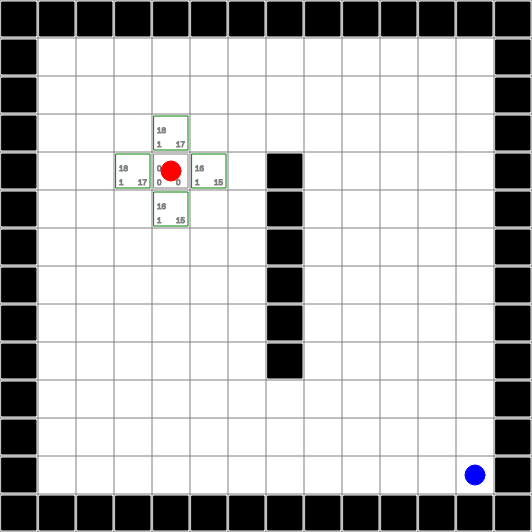
Frame 1 (no input)
Frame 60 (no input): identical to frame 1, image omitted
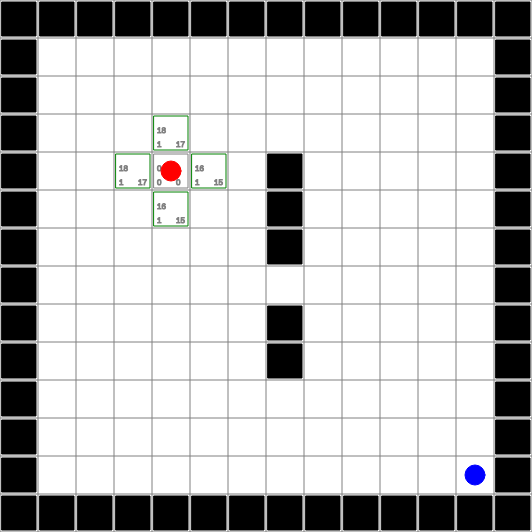
Frame 120 (the mouse pressed at the canvas centre since frame 60)

The p5.js sketch that drew these frames (run headless with seeded random() and noise() and a simulated clock; from frame 60 on, the mouse is pressed at the canvas centre):

// p5.js sketch
// ── sketch.js


// https://www.cnblogs.com/zhoug2020/p/3468167.html

timer = 0;

running = false;

function start() {
  GameBoard.instance.layout.reset();
  target =  new IconBlock(12,12);
  target.color = 'blue';
  player =  new Player(4,4);


  // player.findPath();
}

function setup() {
  GameBoard.instance.setup();
  start();
}

function draw() {
  background('white');
  GameBoard.instance.draw();

  player.draw();
  target.draw();

    if(!running) {
        return ;
      }
  //到达终点
  if(player.x == target.x && player.y == target.y){
        running = false;
        //开始回溯，标记出最短轨迹
        trace_back();
    }


  timer+=deltaTime/1000;
  if(timer > .1){
      player.findPath();

    timer = 0;
  }

}

function trace_back() {
   let block = GameBoard.instance.layout.cells[target.x][target.y];
   while(block.prev_trace != null){
    print(block.x+':'+block.y);
    block = block.prev_trace;
    block.is_path = true;
   }
}

function  keyPressed() {
    if ( keyCode == 32){
      running = !running;
    }

    //'s' 输出layout
    if (keyCode == 83) {
    }

  //'r' 重置
    if (keyCode == 82) {
      start();
    }
}

function mousePressed() {
  let size = GameBoard.instance.layout.getSize();
  let x = int(mouseX / GameBoard.instance.layout.cell_size);
  let y = int(mouseY / GameBoard.instance.layout.cell_size);
  print(x+':'+y);
  GameBoard.instance.layout.addOrRemoveBrick(x,y);
  // 'a' 添加brick
    if (keyCode == 65) {
      GameBoard.instance.layout.addBrick(x,y);
    }

    // 'b' 删除brick
    if (keyCode == 66) {
      GameBoard.instance.layout.removeBrick(x,y);
    }
}


// ── block.js


class BlockIndex{
    constructor(x,y){
        this.x = x;
        this.y = y;
    }
}
// 游戏块
class Block{
  constructor(x,y){
    this.x = x;
    this.y = y;

    this.layout = GameBoard.instance.layout;
    this.border_color = 'blue';
  }


  draw(){
  }
}

UNKNOWN = 0;
OPEN = 2;
CLOSE = 1;
// TRACE = 3; //已经是轨迹点了

class PathBlock extends Block{
  constructor(x,y){
    super(x,y);
    this.reset();
    this.prev_trace = null; // 寻路过程中关联轨迹上前一个块


  }

  reset(){
    this.type = UNKNOWN;
    this.border_color = 'green';
    this.trace = false;
    this.F = 0;
    this.G = 0;
    this.H = 0;
    //F（方块的和值）：左上角
    // G（从A点到方块的移动量）：左下角
    // H（从方块到B点的估算移动量): 右下角
    this.target = null;
    this.is_path = false; // 是否是最短路径上的点
  }

  setTarget(block){
    this.target = block;
  }

  distanceManhattan(x,y){
    let dist = abs(x - this.x) + abs(y - this.y);
    return dist;
  }

  update(){
    this.H = this.distanceManhattan(target.x,target.y);
    // this.G = this.distanceManhattan(player.start_x,player.start_y);
    this.F = this.H + this.G;
  }

  draw(){
    if(this.type == UNKNOWN){
      return;
    }
    push();
    noFill();
    rectMode(CENTER);
    if( this.type == CLOSE){
      this.border_color = 'grey';
    }else{
      this.border_color = 'green';
    }
    stroke(this.border_color);
    // strokeWeight(3);
    let x = this.layout.cell_size * this.x + this.layout.cell_size/2;
    let y = this.layout.cell_size * this.y + this.layout.cell_size/2;
    rect(x,y,this.layout.cell_size-4,this.layout.cell_size-4);
    if( this.trace) {
      fill('red');
      circle(x, y, 10);
    }
    if( this.is_path ){
        fill('green');
        circle(x, y, 20);
    }
    textSize(8);
    stroke('grey');
    fill('grey');
    text(""+this.F,x+5 - this.layout.cell_size/2,y);
    text(""+this.G,x+5 - this.layout.cell_size/2,y+this.layout.cell_size/2 - 5);
    text(""+this.H,x+5 ,y+this.layout.cell_size/2 -5) ;
    pop();
  }
}

//砖块，障碍
class Brick extends Block{
  constructor(x,y){
    super(x,y);
  }

  draw(){
    push();
    fill('black');
    rectMode(CENTER);
    let x = this.layout.cell_size * this.x + this.layout.cell_size/2;
    let y = this.layout.cell_size * this.y + this.layout.cell_size/2;
    rect(x,y,this.layout.cell_size-4,this.layout.cell_size-4);
    pop();
  }
}

class IconBlock extends PathBlock{
  constructor(x,y){
    super(x,y);
    this.color = 'red';
    this.border_color = 'red';
  }

  draw(){
    super.draw();
    push();
    stroke(this.color);
    fill(this.color);
    let x = this.layout.cell_size * this.x + this.layout.cell_size/2;
    let y = this.layout.cell_size * this.y + this.layout.cell_size/2;
    circle(x,y,20);
    pop();
  }
}

// ── board.js
class Layout{
  constructor(){
    this.cols = 14;
    this.rows = 14 ;
    this.cell_size = 38; // 网格单元大小
    this.bricks = [];

    this.blocks = [];
  }

  getSize(){
    return {w:this.cols* this.cell_size,h:this.rows * this.cell_size};

  }

  draw(){
    push();
    stroke('grey');
    for(let r=0;r<=this.rows;r++){
      line(0,r*this.cell_size,this.cols*this.cell_size,r*this.cell_size);
    }
    for(let c=0;c<=this.cols;c++){
      line(c*this.cell_size,0,c*this.cell_size,this.cell_size*this.rows);
    }

    //网格编号
    for(let c = 0; c< this.cols;c++){
      for(let r = 0; r< this.rows;r++){
        let x = r * this.cell_size ; //+ this.cell_size/2;
        let y = c * this.cell_size + this.cell_size/2;
        // text(r+','+c,x,y);
      }
    }
    pop();

    for(let c=0;c< this.cols ; c++){
      for(let r=0;r<this.rows ; r++){
        let block  = this.cells[c][r];
        //if(block!= undefined) {
          block.draw();
        //}
          if( block instanceof Player){
            print('player draw..');
          }
      }

    }
  }

  init(){
    this.cells = new Array(this.cols);
    for(let n=0;n<this.cols;n++){
      this.cells[n] = new Array(this.rows);
      for(let m=0;m< this.rows;m++){
        this.cells[n][m] = new PathBlock(n,m);

      }
    }
    // 一圈围墙
    for(let x=0;x < this.cols;x++){
      this.cells[x][0] = new Brick(x,0); // top
       this.cells[x][this.rows-1] = new Brick(x,this.rows-1); // bottom
    }
    //
    for(let y=0;y < this.rows;y++){
      this.cells[0][y] = new Brick(0,y);
      this.cells[this.cols-1][y] = new Brick(this.cols-1,y);
    }
    //
    // 中间一道竖隔墙
     for(let y=4;y < this.rows-4;y++){
      this.cells[this.cols/2][y] = new Brick(this.cols/2,y);
    }

    for(let y=4;y < this.rows;y++){
      // this.cells[this.cols/2][y] = new Brick(this.cols/2,y);
    }
  }

  reset(){
  // 清除 PathBlock的属性值
    for(let n=0;n<this.cols;n++){

      for(let m=0;m< this.rows;m++){
        let block = this.cells[n][m] ;
        if( block instanceof PathBlock){
            block.reset();
        }

      }
    }

  }


  addBlock(block){
    this.cells[block.y][block.x] = block;
  }

  addBrick(x,y){
    this.cells[x][y] = new Brick(x,y);
  }

  removeBrick(x,y){
    this.cells[x][y] = new PathBlock(x,y);
  }

  addOrRemoveBrick(x,y){
    let block =  this.cells[x][y] ;
    if( block instanceof PathBlock){
      this.addBrick(x,y);
    }
    if(block instanceof Brick){
      this.removeBrick(x,y);
    }
  }
}

//游戏网格盘
class GameBoard{
  constructor(cfgs) {
    this.cfgs = cfgs;
    this.blocks = [];
  }
  init(){
    return this;
  }

  addBlock(block){
    this.layout.addBlock(block);
    return block;
  }

  loadLayout(layout){
    this.layout = layout;
    layout.init();
  }

  setup(){
    let w,h;
    w = this.layout.cols * this.layout.cell_size;
    h = this.layout.rows * this.layout.cell_size;
    createCanvas(w,h);
  }

  draw(){
    this.layout.draw();

  }
}

GameBoard.instance = new GameBoard().init();
GameBoard.instance.loadLayout(new Layout());

// ── player.js
class Player extends IconBlock{
  constructor(x,y){
    super(x,y);
    this.open = []; // 开路
    this.close = [] ; // 碰撞或已走过的路
    // this.move(x,y);
    this.target = null;

    this.start_x = x; //开始的 x,y 位置
    this.start_y = y;
    this.steps = 0 ;

    this.init();
  }

  init(){
    this.move(this.x,this.y);
    this.availableBlock();
  }

  addCloseList(block){
     for(let n=0;n< this.close.length;n++){
      let _ = this.close[n];
      if( _ == block){
        return;
      }
    }
    this.close.push(block);
  }

  removeCloseList(block){
    for(let n=0;n< this.close.length;n++){
      let _ = this.close[n];
      if( _ == block){
        this.close.splice(n,1);
        return;
      }
    }
  }

  move(x,y){
    let block = this.layout.cells[x][y];
    this.removeOpenList(block);
    this.addCloseList(block);
    block.type = CLOSE;
    block.trace = true;
    this.x = x;
    this.y = y;


  }

  findPath(){
    // 计算 close, open
    // this.addCloseList(this);
    this.availableBlock();
    let block = this.getNearestBlockWithTarget();

    this.move(block.x,block.y);

    this.steps +=1;
    // block.G = this.steps;
    // block.update();


  }

  getNearestBlockWithTarget(){
    // 在open找个 H 最小的block
    this.open.sort(function (a,b) {
      return a.F - b.F;
      //return a.F ;
    });
    return this.open[0];
  }

  addOpenList(block){
    for(let n=0;n< this.open.length;n++){
      let _ = this.open[n];
      if( _ ==  block){
        return;
      }
    }

    this.open.push(block);
  }

  removeOpenList(block){
    for(let n=0;n< this.open.length;n++){
      let _ = this.open[n];
      if( _ == block ){
        this.open.splice(n,1);
        return;
      }
    }
  }

  availableBlock(){
    //查找附近可走的block,
    let up = this.layout.cells[this.x][this.y-1];
    let left = this.layout.cells[this.x-1][this.y];
    let right = this.layout.cells[this.x+1][this.y];
    let down = this.layout.cells[this.x][this.y+1];

   this.verifyBlock(up);
   this.verifyBlock(left);
   this.verifyBlock(right);
   this.verifyBlock(down);

  }

  verifyBlock(block){
    if( block instanceof Brick){
      this.addCloseList(block);
      block.type = OPEN;
      // block.update();
    }
    if( block.type == UNKNOWN){
      block.type = OPEN;
      this.addOpenList(block);

      let b = this.layout.cells[this.x][this.y];
      block.G = b.G+1;

      let cur = this.layout.cells[this.x][this.y];
      block.prev_trace = cur; // 与当前块关联

      block.update();

    }
  }



}
